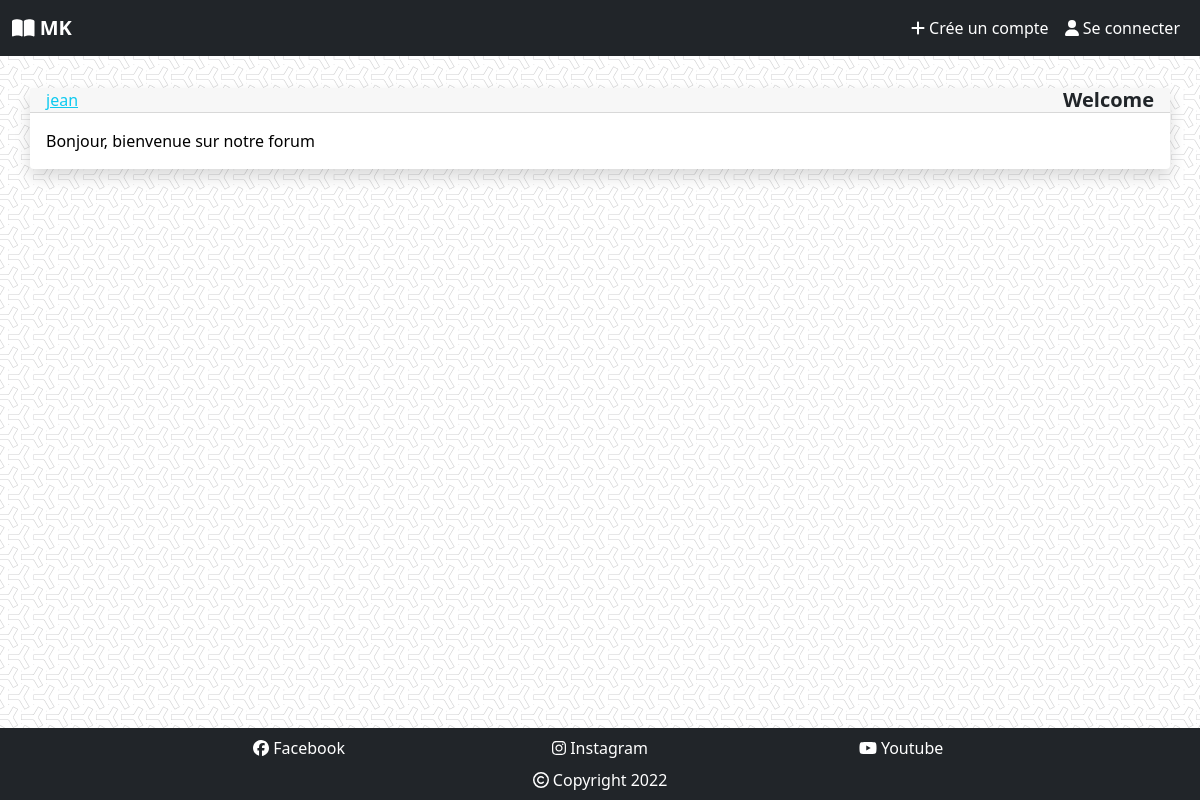
/, run on an earlier commit of the app's database.
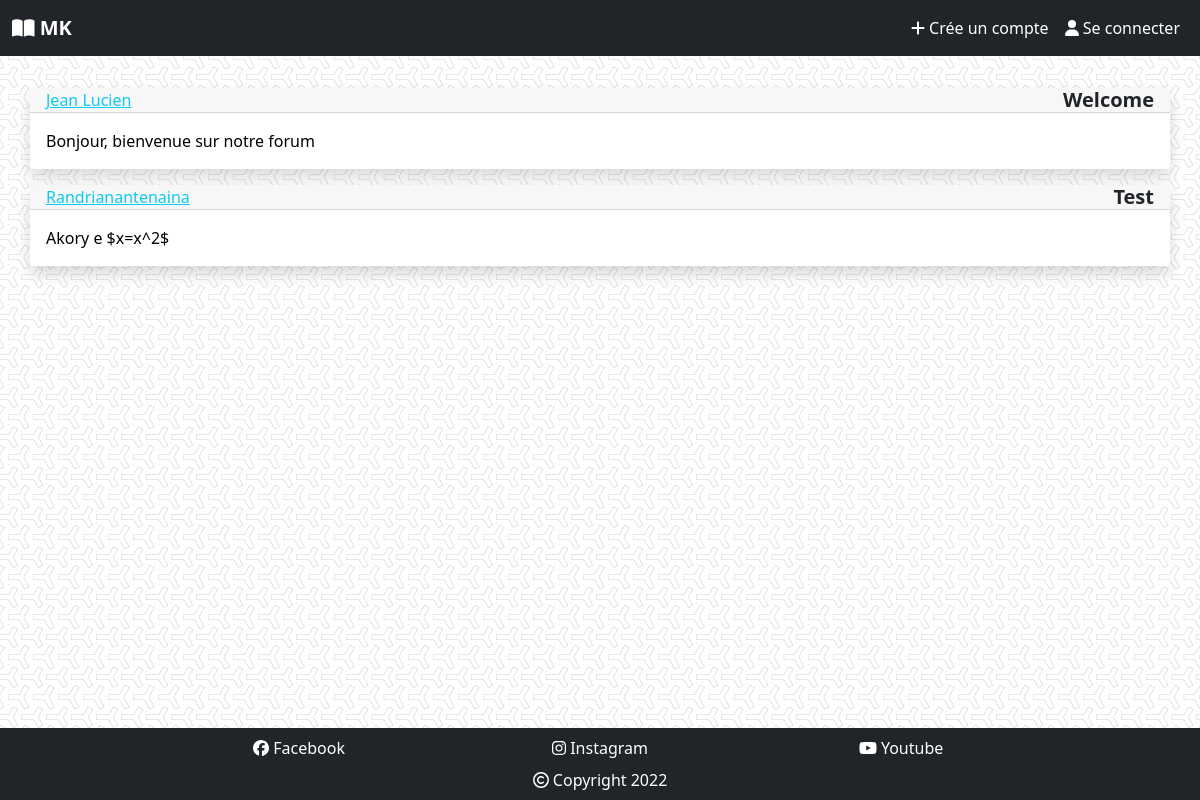
And on a later commit of the database.
### forum/models.py (models this page shows, shortened)
class Post(models.Model):
    titlePost = models.CharField(max_length=50, blank=False)
    contentPost = models.TextField(blank=False)
    authorPost = models.ForeignKey(User, on_delete=models.CASCADE)
    datePost = models.DateTimeField(auto_now=True)
    lastModificationPost = models.DateTimeField(auto_now=True)

### forum/views.py (the view)
# urls.py: path('', IndexView.as_view(), name="index"),
class IndexView(ListView):
    model = Post
    template_name = "forum/index.html"
    context_object_name = "Post"

### templates/forum/index.html
{% extends 'base.html' %} {% block corps%} {% for post in Post %}
<div class="card border-0 shadow p-0 mt-3">
    <div class="card-header py-0 d-flex justify-content-between">
        <a href="{% url 'user_app:profile' post.authorPost.pk %}" class="text-info d-block">{% if post.authorPost.first_name != "" %}{{post.authorPost.first_name}}{% else %}{{post.authorPost}}{% endif %} </a>
        <h5 class="text-center fw-bold card-titre mb-0">{{ post.titlePost }}</h5>
    </div>
    <div class="card-body">
        <a
            href="{% url 'forum_app:read' post.pk %}"
            class="card-link text-black text-decoration-none"
            ><p class="card-text">{{post.contentPost|truncatewords:15}}</p></a
        >
    </div>
</div>
{% endfor %} {%endblock%}

What changed in the data, as far as the page shows it:
changed through a linked row, Post "Welcome": authorPost.first_name (not shown) → "Jean Lucien"; authorPost "jean" → (not shown)
added Post: authorPost.first_name "Randrianantenaina", titlePost "Test", contentPost "Akory e $x=x^2$"
